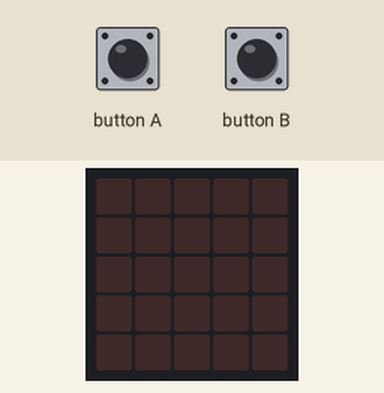
This program was run on a simulated BBC micro:bit (MakeCode). On the bench: the board's 5×5 LED display. The inputs (shaded band) are chosen by the test bench.

Above: at 1.2 s.
1.3 s: button A pressed for 0.15 s
At 1.5 s:
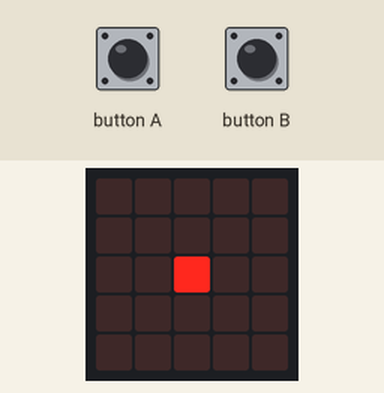

The program:

main.ts
```typescript
input.onButtonPressed(Button.A, function () {
    for (let index = 0; index < 50; index++) {
        led.plot(2, 2)
        basic.pause(100)
        led.unplot(2, 2)
        basic.pause(100)
    }
})
input.onButtonPressed(Button.B, function () {
    basic.showLeds(`
        . . . . .
        . . . . .
        . . . . .
        . . . . .
        . . . . .
        `)
})
basic.forever(function () {

})
```

test.ts
```typescript
// aquí va el archivo "tests"; esto no se compilará cuando este paquete se utilice como una extensión.
```

Measured:
- after the input at 1.3 s, the display: changes after 0.15 s (image 1)
